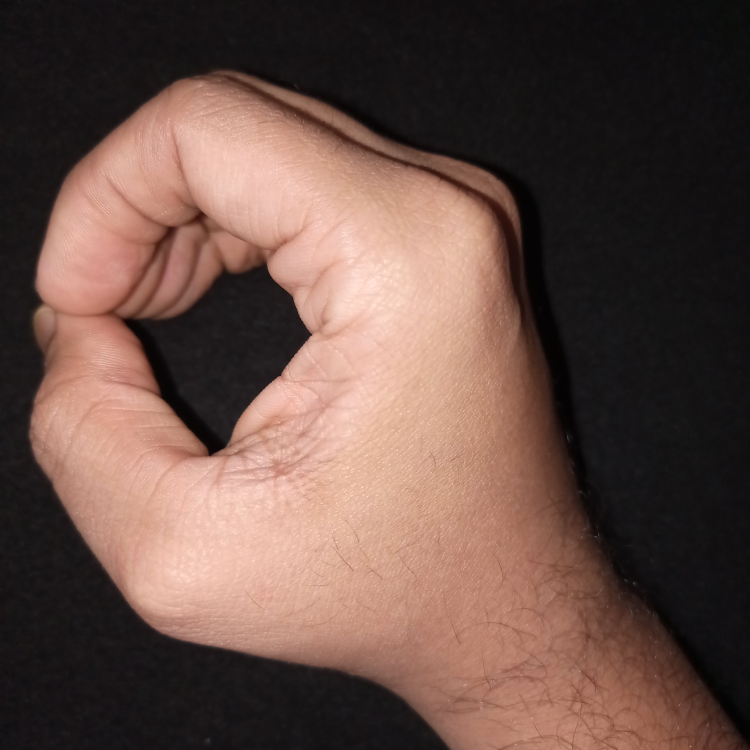
#> input picture demo_data/img/0/01.jpg, 3000 x 3000 px (shown at 1/4 size)
$ jupyter execute prep.ipynb
#> lines starting #> are read from the running program, lines starting #| are printed output that depends on the picture; after the words box and inside, x2 and y2 are one past the last pixel; in counts of white or black regions, pixels touching at a corner belong together
[cell 1]
import cv2;
import numpy as np;
from matplotlib import pyplot as plt;

[cell 2]
test_pic_path = "./demo_data/img/0/01.jpg";
test_mask_path = "./demo_data/mask/0/01.jpg";

[cell 3]
# simg = cv2.imread("mytest.jpg");
simg = cv2.imread(test_pic_path);
#> simg is the input picture: shape (3000, 3000, 3); mean B, G, R 70.6, 78.9, 103.9
plt.imshow(simg[:, :, ::-1], cmap="gray");

[cell 4]
img = cv2.resize(simg, (302, 302));
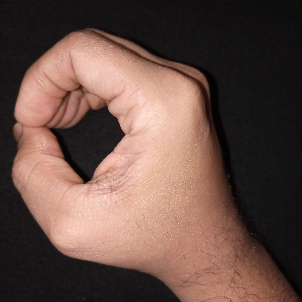
#> img: shape (302, 302, 3); mean B, G, R 70.5, 78.8, 103.8
mask = np.zeros(img.shape[:2], np.uint8)
bgdModel = np.zeros((1, 65), np.float64)
fgdModel = np.zeros((1, 65), np.float64)
rect = (1, 1, img.shape[0]-1, img.shape[1]-1)
#> rect = (1, 1, 301, 301)

[cell 5]
cv2.grabCut(img, mask, rect, bgdModel, fgdModel, 5, cv2.GC_INIT_WITH_RECT)
mask2 = np.where((mask == 2) | (mask == 0), 0, 1).astype('uint8')
imggc = img * mask2[:, :, np.newaxis]
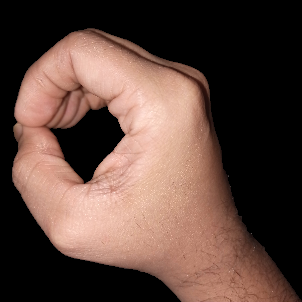
#> imggc: shape (302, 302, 3); mean B, G, R 60.7, 69.4, 93.2
plt.imshow(imggc[:,:,::-1]), plt.colorbar(), plt.show();
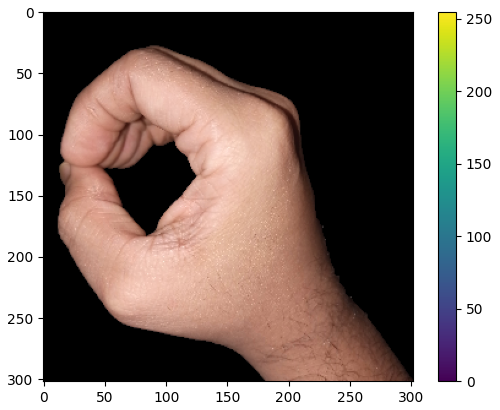
#> figure drawn by matplotlib, 2 panels

[cell 6]
mask[0, :], mask[:, 0], mask[:, mask.shape[1]-1] = (cv2.GC_BGD,)*3;
mask3, bgdModel, fgdModel = cv2.grabCut(img,mask,None,bgdModel,fgdModel,5,cv2.GC_INIT_WITH_MASK)
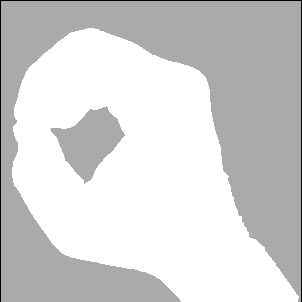
#> mask3: shape (302, 302); min 0, max 3, mean 2.48; drawn with min black and max white
mask4 = np.where((mask3==2)|(mask3==0),0,1).astype('uint8')
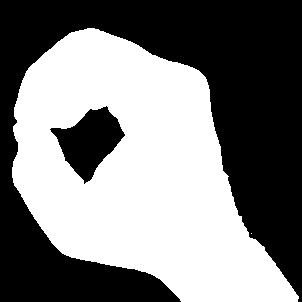
#> mask4: shape (302, 302); values 0 (black) and 1 (white), 49.5% white; 2 white regions (1 under 20 px), largest, box (x1, y1, x2, y2) and area: (12, 28, 299, 302) 45184
imgf = img*mask4[:,:,np.newaxis]
plt.imshow(imgf[:,:,::-1]),plt.colorbar(),plt.show();

[cell 7]
tmask = np.stack((mask4[1:-1, 1:-1]*255,)*3, axis=-1);
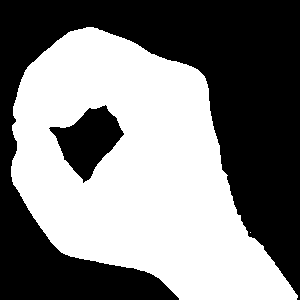
#> tmask: shape (300, 300, 3); 50.1% white; 2 black regions, box (x1, y1, x2, y2) and area: (0, 0, 300, 300) 41989, (49, 105, 124, 183) 2943
# tmask = cv2.flip(tmask, 1)
tmask = cv2.resize(tmask, (50, 50))
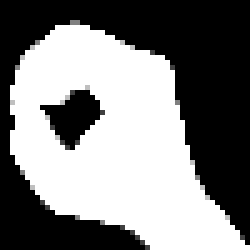
#> tmask: shape (50, 50, 3) (shown 5 times larger); min 0, max 255, mean 127.6
cv2.imwrite(test_mask_path, tmask);
plt.imshow(tmask);
